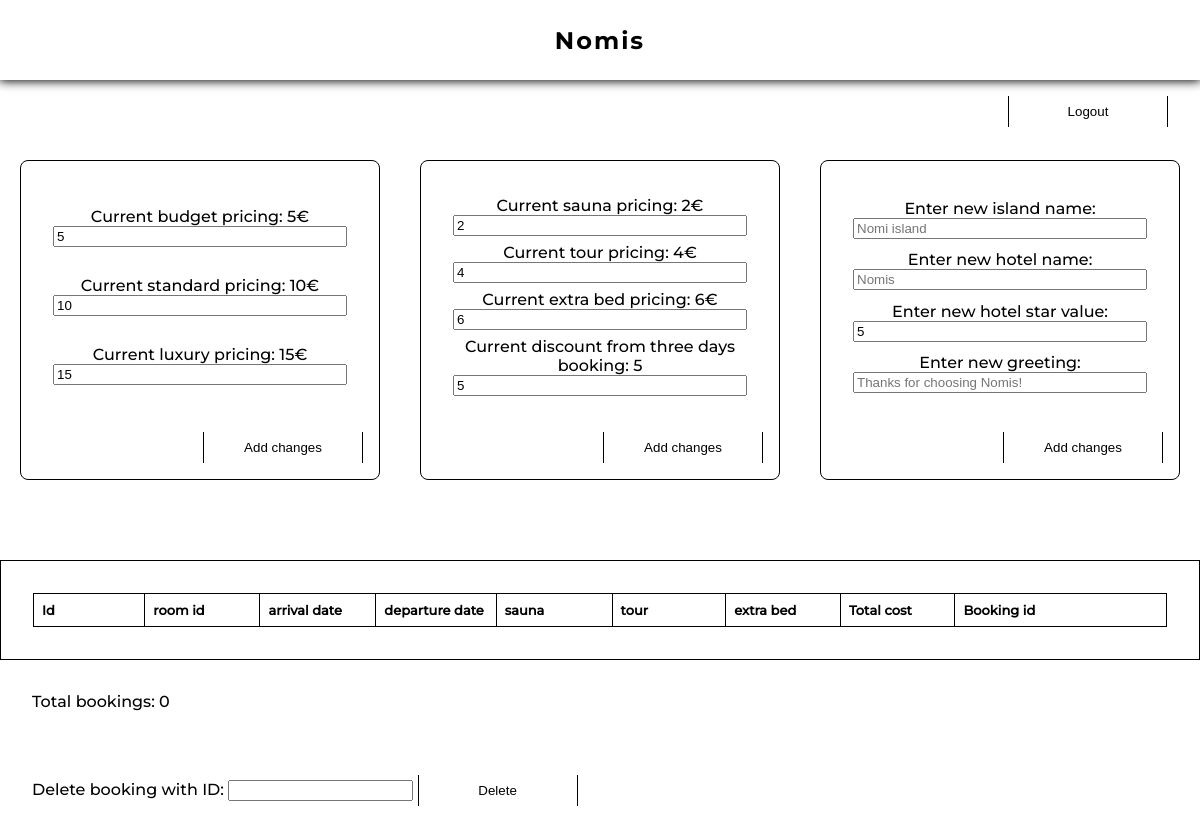
Before: /Admin/index.php (signed in) with the older database file.
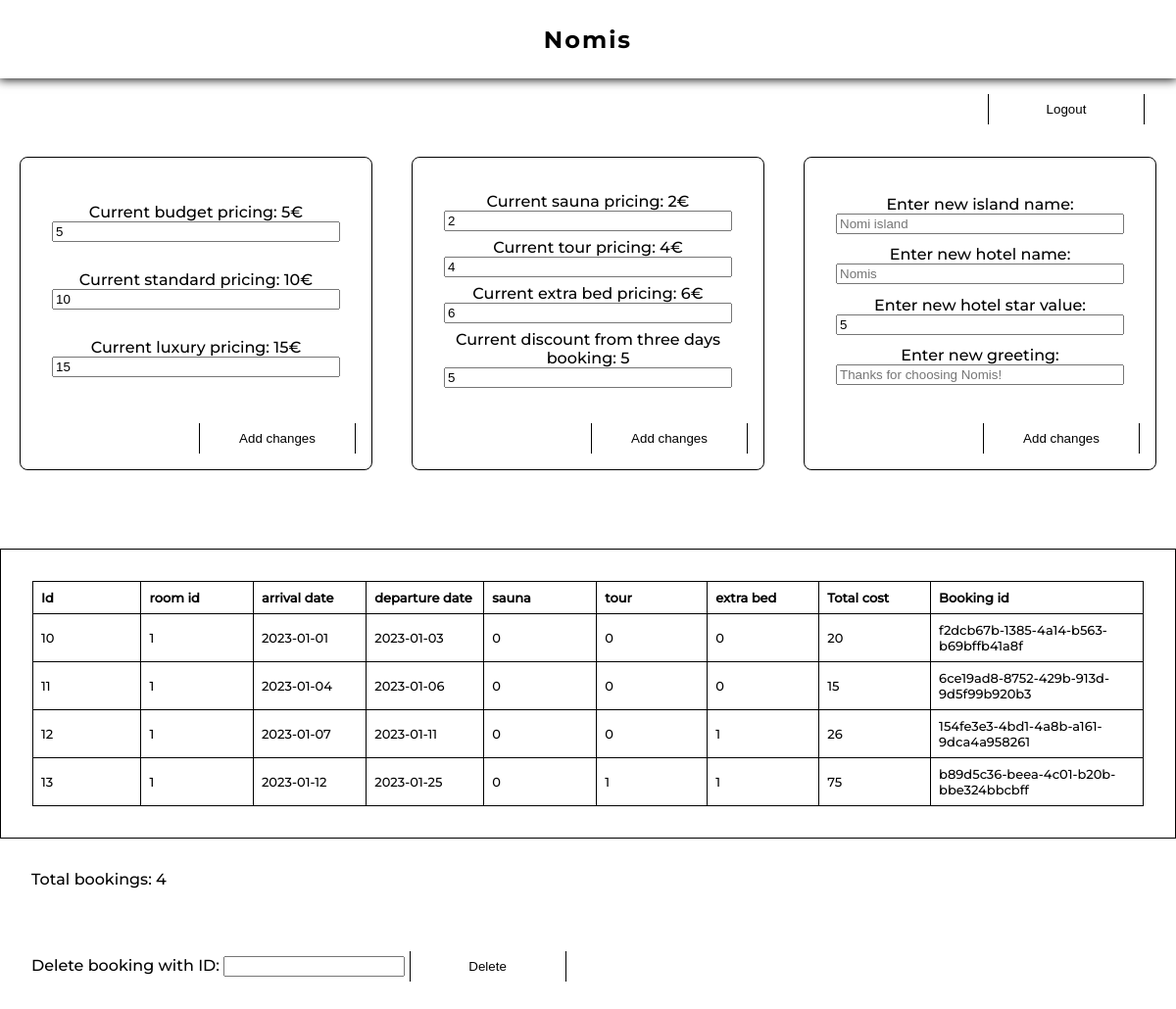
After: the same page with the newer database file.
### tables this page shows
CREATE TABLE bookings(
	id INTEGER PRIMARY KEY AUTOINCREMENT,
	room_id INTEGER,
	arrival_date DATE,
	departure_date DATE, sauna BOOLEAN, tour BOOLEAN, bed BOOLEAN, total_cost FLOAT, bookingUID VARCHAR(180));

### PHP/hotelFunctions.php (called while the page is built, shortened)
<?php
$priceData = file_get_contents(__DIR__ . '/../pricing.json');
$priceData = json_decode($priceData, true);
$budgetPrice = $priceData['room_prices']['budget_price'];
$standardPrice = $priceData['room_prices']['standard_price'];
$luxuryPrice = $priceData['room_prices']['luxury_price'];
$saunaPrice = $priceData['feature_prices']['sauna'];
$tourPrice = $priceData['feature_prices']['tour'];
$bedPrice = $priceData['feature_prices']['bed'];
$threeDayDiscount = $priceData['discounts']['threeDayDiscount'];

### Admin/main-admin.php (the view, shortened to what this page needs)
<?php
require(__DIR__ . '/../PHP/hotelFunctions.php');
$confirmationJSON = file_get_contents(__DIR__ . '/../booking-confirmation.json');
$confirmationJSON = json_decode($confirmationJSON, true);
$islandName = $confirmationJSON['island'];
$hotelName = $confirmationJSON['hotel'];
$starRating = $confirmationJSON['stars'];
$confirmationMessage = $confirmationJSON['addtional_info']['greeting'];
?>
<main>
    <section class="admin-logout">
        <a href="./logout.php">
            <button>Logout</button>
        </a>
    </section>
    <section class="pricing-container">
        <form action="" method="POST" class="pricing-form">
            <div>
                <label for="budget-price">Current budget pricing: <?= $budgetPrice ?>€</label>
                <input type="number" name="budget-price" value=<?= $budgetPrice ?> min=0 max=100>
            </div>
            <div>
                <label for="standard-price">Current standard pricing: <?= $standardPrice ?>€</label>
                <input type="number" name="standard-price" value=<?= $standardPrice ?> min=0 max=100>
            </div>
            <div>
                <label for="luxury-price">Current luxury pricing: <?= $luxuryPrice ?>€</label>
                <input type="number" name="luxury-price" value=<?= $luxuryPrice ?> min=0 max=100>
            </div>
            <button type="submit">Add changes</button>
        </form>
        <form action="" method="POST" class="pricing-form">
            <div>
                <label for="sauna-price">Current sauna pricing: <?= $saunaPrice ?>€</label>
                <input type="number" name="sauna-price" value=<?= $saunaPrice ?> min=0 max=100>
            </div>
            <div>
                <label for="tour-price">Current tour pricing: <?= $tourPrice ?>€</label>
                <input type="number" name="tour-price" value=<?= $tourPrice ?> min=0 max=100>
            </div>
            <div>
                <label for="bed-price">Current extra bed pricing: <?= $bedPrice ?>€</label>
                <input type="number" name="bed-price" value=<?= $bedPrice ?> min=0 max=100>
            </div>
            <div>
                <label for="discount-days">Current discount from three days booking: <?= $threeDayDiscount ?></label>
                <input type="number" name="discount-days" value=<?= $threeDayDiscount ?>>
            </div>
            <button type="submit">Add changes</button>
        </form>
        <form action="" method="POST" class="pricing-form">
            <div>
                <label for="island-name">Enter new island name:</label>
                <input type="text" name="island-name" placeholder="<?= $islandName ?>">
            </div>
            <div>
                <label for="hotel-name">Enter new hotel name:</label>
                <input type="text" name="hotel-name" placeholder="<?= $hotelName ?>">
            </div>
            <div>
                <label for="hotel-stars">Enter new hotel star value:</label>
                <input type="number" name="hotel-stars" min=0 max=5 value=<?= $starRating ?>>
            </div>
            <div>
                <label for="greeting-message">Enter new greeting:</label>
                <input type="text" name="greeting-message" placeholder="<?= $confirmationMessage ?>">
            </div>
            <button type="submit">Add changes</button>
        </form>
    </section>
    <section class="bookings-container">
        <table>
            <tr>
                <th>Id</th>
                <th>room id</th>
                <th>arrival date</th>
                <th>departure date</th>
                <th>sauna</th>
                <th>tour</th>
                <th>extra bed</th>
                <th>Total cost</th>
                <th>Booking id</th>
            </tr>
            <?php
            $stmt = $dbh->query('SELECT * FROM bookings');
            $bookingsData = $stmt->fetchAll(PDO::FETCH_ASSOC);
            ?>
            <?php foreach ($bookingsData as $currentBooking) : ?>
                <tr>
                    <?php foreach ($currentBooking as $bookingData) : ?>
                        <td><?= $bookingData ?></td>
                    <?php endforeach ?>
                </tr>
            <?php endforeach ?>
        </table>
        <p>Total bookings:
            <?php
            $stmt = $dbh->query('SELECT COUNT(id) FROM bookings');
            $response = $stmt->fetch(PDO::FETCH_NUM);
            echo $response[0];
            ?>
        </p>
        <form action="" method="POST" class="delete-booking-form">
            <label for="delete-booking">Delete booking with ID:</label>
            <input type="number" name="delete-booking" min=1>
            <button type="submit">Delete</button>
        </form>
    </section>
</main>

### Admin/index.php (shortened to what this page needs)
<?php
$confirmationJSON = file_get_contents(__DIR__ . '/../booking-confirmation.json');
$confirmationJSON = json_decode($confirmationJSON, true);
?>
<!DOCTYPE html>
<html lang="en">
<head>
    <link rel="stylesheet" href="../CSS/header.css">
    <link rel="stylesheet" href="../CSS/global.css">
    <link rel="stylesheet" href="../CSS/typography.css">
    <link rel="stylesheet" href="../CSS/admin-login.css">
    <link rel="stylesheet" href="../CSS/admin-main.css">
</head>
<body>
    <header class="admin-header">
        <section class="heading">
            <h1><?= $confirmationJSON['hotel'] ?></h1>
        </section>
    </header>
    <?php
    if (!isset($_SESSION['user-auth'])) {
        require(__DIR__ . '/login.php');
    } else {
        require(__DIR__ . '/main-admin.php');
    }
    ?>
</body>
</html>

### CSS/header.css (style rules this page uses)
header { position: fixed; box-shadow: 0 0 10px 1px black; width: 100%; height: 10vh; background-color: white; z-index: 1; }
.admin-header { position: relative; }
.heading { display: flex; justify-content: center; align-items: center; position: relative; width: 100%; height: 10vh; }

### CSS/global.css (style rules this page uses)
* { box-sizing: border-box; }
body { margin: 0; position: relative; }
button { background-color: transparent; border: 1px solid black; cursor: pointer; border-radius: 1rem; padding: 0.5rem; margin-bottom: 1rem; position: relative; border: none; width: 10rem; margin-bottom: 2rem; overflow: hidden; border-left: 1px solid black; border-right: 1px solid black; border-radius: 0; }
button::before { position: absolute; content: ''; width: 10rem; top: 0; right: -10rem; height: 1px; background-color: black; transition: right 0.5s ease; }
button::after { position: absolute; content: ''; width: 10rem; bottom: 0; left: -10rem; height: 1px; background-color: black; transition: left 0.5s ease; }

### CSS/typography.css (style rules this page uses)
body { font-family: 'Montserrat-m'; }
h1 { font-family: 'Montserrat-b'; letter-spacing: 2px; }
table { font-size: small; }

### CSS/admin-login.css (style rules this page uses)
.admin-logout { position: fixed; right: 2rem; top: 6rem; }

### CSS/admin-main.css (style rules this page uses)
.pricing-container { display: flex; justify-content: space-around; align-items: center; width: 100%; height: 60vh; }
.pricing-form { display: flex; flex-direction: column; justify-content: space-around; text-align: center; position: relative; height: 40vh; width: 30%; padding: 2rem; border: 1px solid black; border-radius: 0.5rem; padding-bottom: 5rem; }
.pricing-form div { display: flex; flex-direction: column; }
.pricing-form button { position: absolute; right: 1rem; bottom: -1rem; }
.bookings-container { display: flex; justify-content: center; flex-direction: column; width: 100%; }
.bookings-container p { padding: 1rem 2rem; }
.bookings-container table { display: flex; justify-content: center; text-align: left; width: 100%; border: 1px solid black; padding: 2rem; border-collapse: collapse; }
.bookings-container table td, .bookings-container table th { border: 1px solid black; padding: 8px; }
.bookings-container table th { width: 8rem; }
.bookings-container table th:last-child { width: 15rem; }
.delete-booking-form { padding: 2rem; }

Changed rows visible on the page:
added bookings: id "10", room "1", arrival_date "2023-01-01", departure_date "2023-01-03", bookingData "0", total_cost "20", bookingUID "f2dcb67b-1385-4a14-b563-b69bffb41a8f"
added bookings: id "11", room "1", arrival_date "2023-01-04", departure_date "2023-01-06", bookingData "0", total_cost "15", bookingUID "6ce19ad8-8752-429b-913d-9d5f99b920b3"
added bookings: id "12", bookingData "1", arrival_date "2023-01-07", departure_date "2023-01-11", bookingData "0", total_cost "26", bookingUID "154fe3e3-4bd1-4a8b-a161-9dca4a958261"
added bookings: id "13", bookingData "1", arrival_date "2023-01-12", departure_date "2023-01-25", sauna "0", total_cost "75", bookingUID "b89d5c36-beea-4c01-b20b-bbe324bbcbff"
Other visible differences:
$response[0]: "0" → "4"
